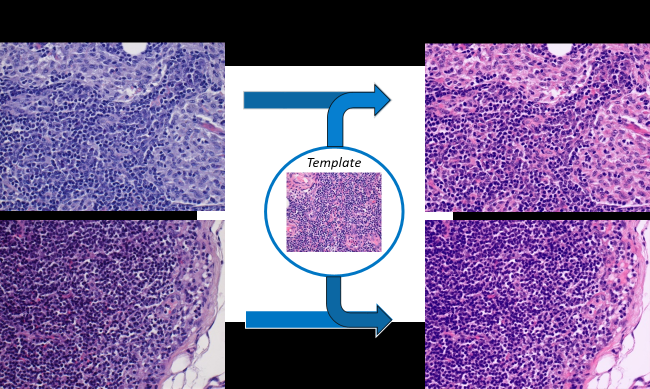
#> input picture Normalization/GNN-Normalization/Images/Color_Normalization.png, 1300 x 777 px (shown at 1/2 size)
$ python -i OmeroCountMitoses.py   (imports and definitions only)
#> lines starting #> are read from the running program, lines starting #| are printed output that depends on the picture
from omero.gateway import BlitzGateway
import omero
import numpy as np
from omero.api import RoiOptions
import os,sys
from omero.rtypes import rstring, rlong, unwrap, rdouble, rint
import pandas as pd
from scipy import stats

# [7 lines left out: function print_obj, not called in this run]

def connect(hostname, username, password):
    conn = BlitzGateway(username, password,
                        host=hostname, secure=True)
    conn.connect()
    conn.c.enableKeepAlive(60)
    return conn

def disconnect(conn):
    conn.close()

# [36 lines left out: functions create_roi, rgba_to_int, DeleteROIs, not called in this run]

def Generate10HPFs(image, r=3750):
    ImageID = image.getId()
    ImageName = os.path.splitext(image.getName())[0]
    roi_count = image.getROICount()
    print("{} ROI Count:{}".format(ImageName, roi_count))
    result = roi_service.findByImage(ImageID, None)
    mitosis_df = pd.DataFrame()
    x_centers = []
    y_centers = []
    texts = []
    cls_scores = []
    detect_scores = []

    for roi in result.rois:
        for s in roi.copyShapes():
            if type(s) == omero.model.EllipseI:
                comment = s.getTextValue().getValue()
                if len(comment.split('-')) == 3:
                    if (comment.split('-')[0][:2] == 'MF') & (comment.split('-')[1][0] == '0'):
                        x_centers.append(s.getX().getValue())
                        y_centers.append(s.getY().getValue())
                        texts.append(comment.split('-')[0])
                        cls_scores.append(float(comment.split('-')[1]))
                        detect_scores.append(float(comment.split('-')[2]))

    mitosis_df['x_center'] = np.array(x_centers)
    mitosis_df['y_center'] = np.array(y_centers)
    mitosis_df['cls_score'] = np.array(cls_scores)
    mitosis_df['detect_score'] = np.array(detect_scores)
    mitosis_df['text'] = np.array(texts)

    coord, data_in = CreateDensityMap(mitosis_df, r=r)
    ellipse = omero.model.EllipseI()
    ellipse.x = rdouble(coord[0]+r)
    ellipse.y = rdouble(coord[1]+r)
    ellipse.radiusX = rdouble(r)
    ellipse.radiusY = rdouble(r)
    ellipse.strokeColor = rint(rgba_to_int(0, 0, 255))
    z = image.getSizeZ() / 2
    t = 0
    ellipse.theZ = rint(z)
    ellipse.theT = rint(t)
    ellipse.textValue = rstring("10HPFs-with-{}MFs".format(data_in.shape[0]))
    create_roi(image, [ellipse])

    for i in range(data_in.shape[0]):
        ellipse = omero.model.EllipseI()
        ellipse.x = rdouble(data_in.x_center[i])
        ellipse.y = rdouble(data_in.y_center[i])
        ellipse.radiusX = rdouble(40)
        ellipse.radiusY = rdouble(40)
        ellipse.strokeColor = rint(rgba_to_int(255, 0, 0))
        ellipse.theZ = rint(z)
        ellipse.theT = rint(t)
        ellipse.textValue = rstring("MFin{}-{}-{}".format(i, data_in['cls_score'][i], data_in['detect_score'][i]))
        create_roi(image, [ellipse])

    print('10HPFs with densest mitotic activity for Slide {} generated'.format(ImageName))

# [32 lines left out: function CreateDensityMap, not called in this run]

#%%
HOST = '128.16.11.124'
USER = 'msimard'
PASS = 'msimard'
# [1 line that did not run here, left out]
# [1 line that did not run here, left out]
# [1 line that did not run here, left out]
# [1 line that did not run here, left out]
# [1 line not run here, left out]
# [1 line that did not run here, left out]
# [1 line that did not run here, left out]

Detection_Path = 'E:/Projects/DigitalPathologyAI/dgs1/'
diagnosis = 'SFT_high'
#desmoid_fibromatosis
#superficial_fibromatosis
# [1 line that did not run here, left out]
#SVS_dataset = SVS_dataset.iloc[4:10, :].reset_index(drop=True)

# [14 lines not run here, left out]

>>> import cv2
>>> picture = cv2.imread('../Normalization/GNN-Normalization/Images/Color_Normalization.png', cv2.IMREAD_GRAYSCALE)
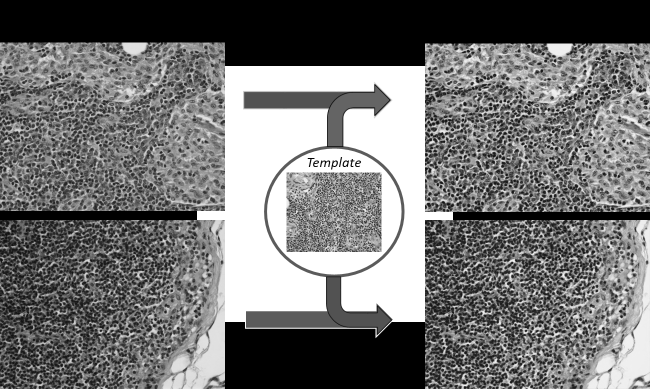
#> picture: shape (777, 1300) (shown at 1/2 size); min 0, max 255, mean 115.9
>>> result = Generate10HPFs(picture)
#> (the run stopped early here; a loop or call above may not have finished)

$ run again, on Normalization/GNN-Normalization/Images/DCGMM_P1C7-L2di1Snap1.png
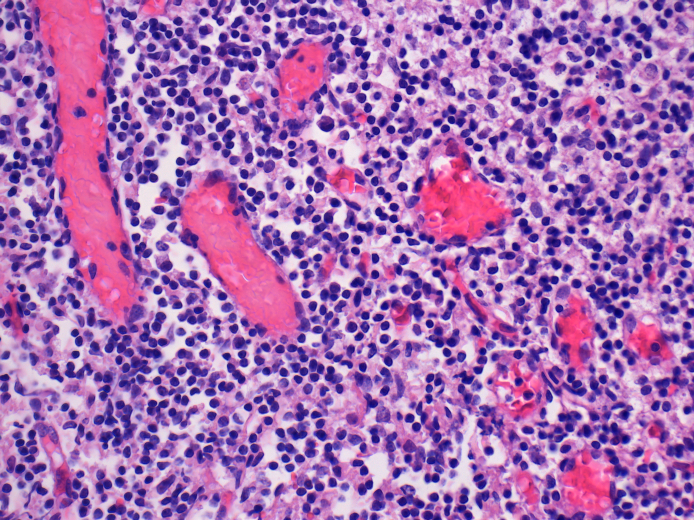
#> input picture Normalization/GNN-Normalization/Images/DCGMM_P1C7-L2di1Snap1.png, 1388 x 1040 px (shown at 1/2 size)
#> `picture = cv2.imread('../Normalization/GNN-Normalization/Images/Color_..`:
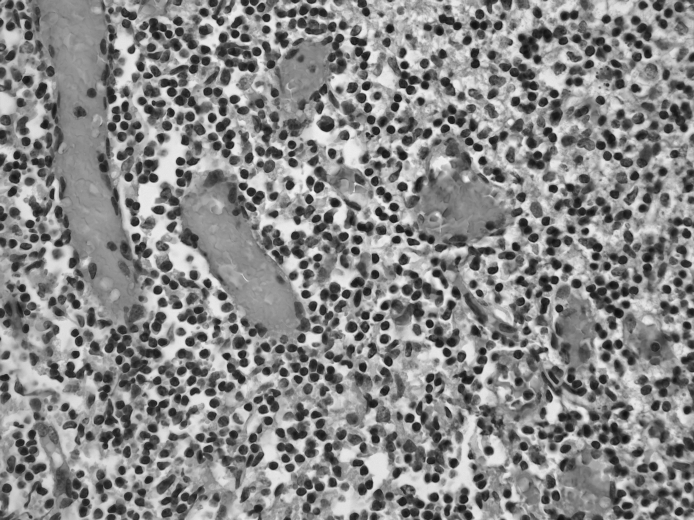
#> picture: shape (1040, 1388) (shown at 1/2 size); min 14, max 245, mean 135.5

$ run again, on Normalization/GNN-Normalization/Images/DCGMM_P2C25-L4di1Snap3.png
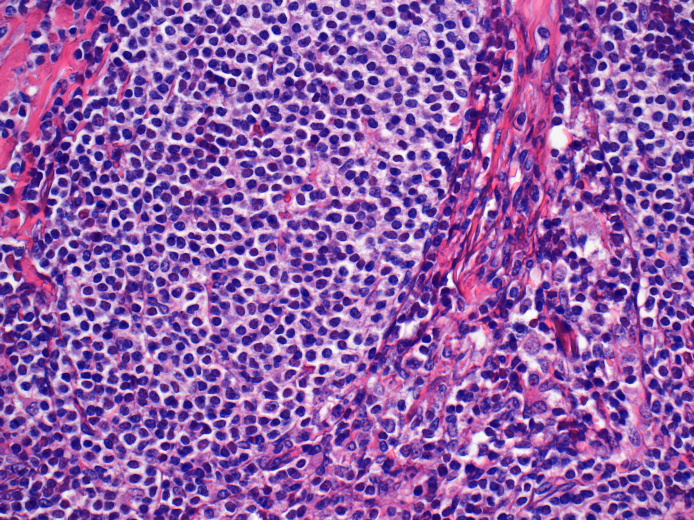
#> input picture Normalization/GNN-Normalization/Images/DCGMM_P2C25-L4di1Snap3.png, 1388 x 1040 px (shown at 1/2 size)
#> `picture = cv2.imread('../Normalization/GNN-Normalization/Images/Color_..`:
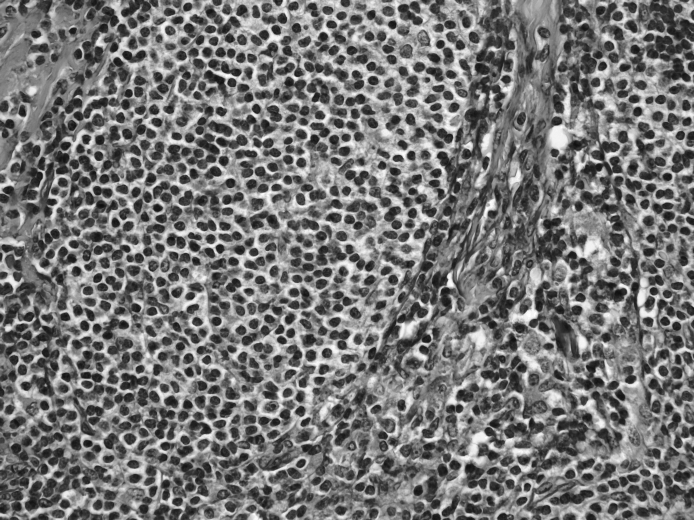
#> picture: shape (1040, 1388) (shown at 1/2 size); min 13, max 255, mean 118.1

$ run again, on Normalization/GNN-Normalization/Images/DCGMM_P3C4-L3ma1Snap3.png
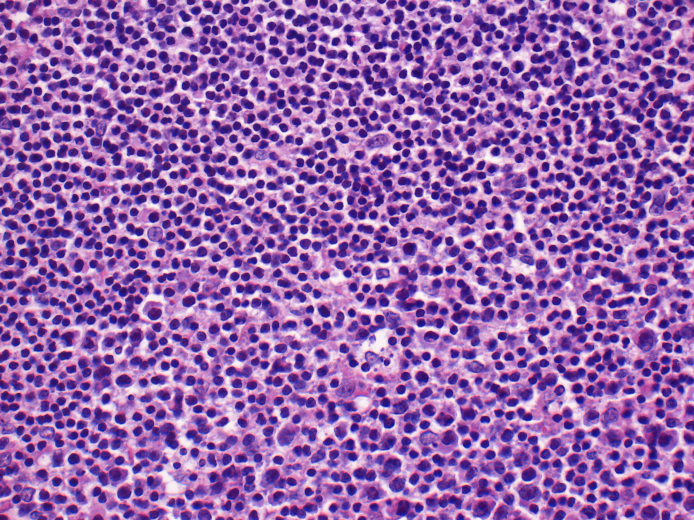
#> input picture Normalization/GNN-Normalization/Images/DCGMM_P3C4-L3ma1Snap3.png, 1388 x 1040 px (shown at 1/2 size)
#> `picture = cv2.imread('../Normalization/GNN-Normalization/Images/Color_..`:
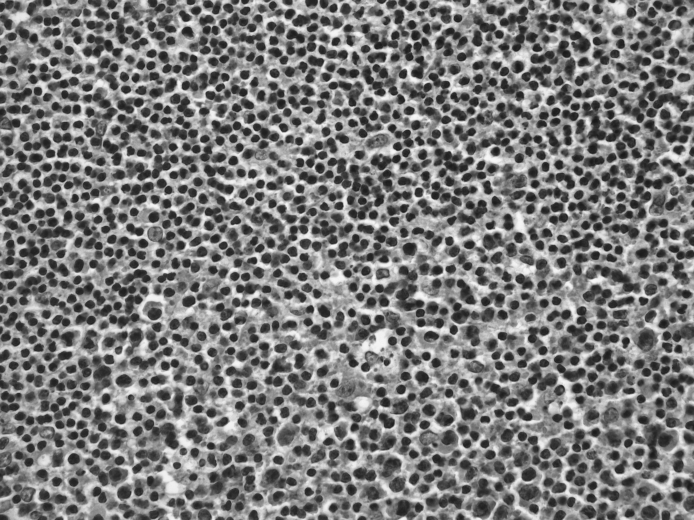
#> picture: shape (1040, 1388) (shown at 1/2 size); min 20, max 248, mean 124
